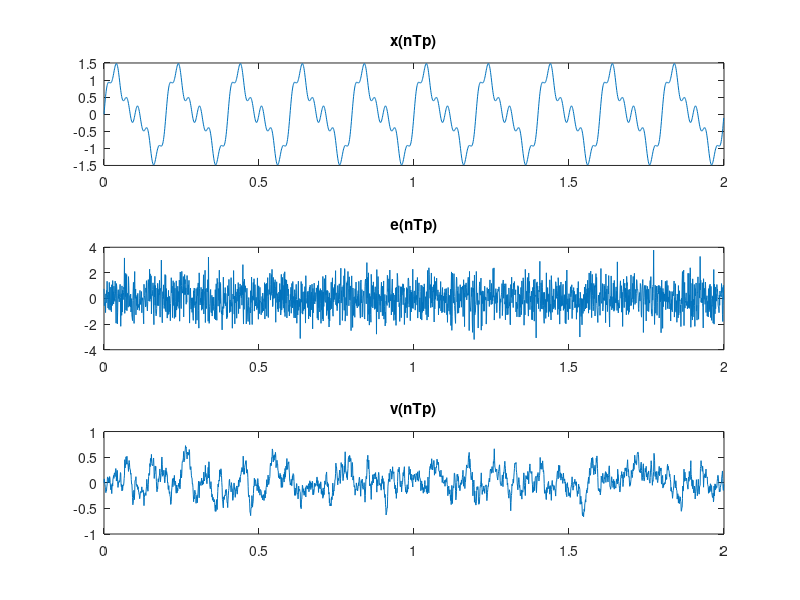
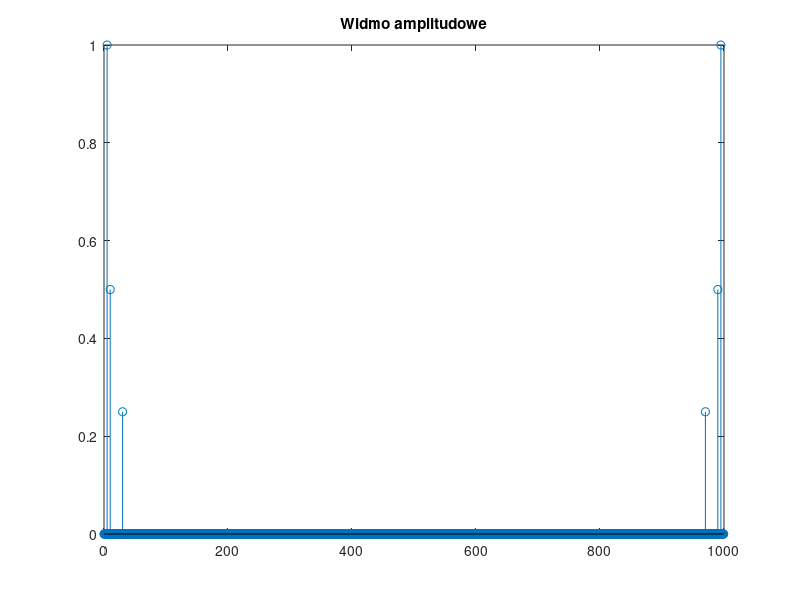

MATLAB code to generate these figures, in order: (Note: this script raises an error after producing the figures.)
close all; clear; clc;

N = 2000;
Tp = 0.001;
sig = sqrt(1);

n = 0:N-1;
t = n*Tp;

x = sin(2*pi * 5*t) + 0.5 * sin(2*pi * 10*t) + 0.25 * sin(2*pi * 30*t);
e = sig * randn(1, N);
H = tf(0.1, [1 -0.9], Tp);
v = lsim(H, e, t)';

figure
subplot(3, 1, 1)
plot(t, x)
title('x(nTp)')

subplot(3, 1, 2)
plot(t, e)
title('e(nTp)')

subplot(3, 1, 3)
plot(t, v)
title('v(nTp)')

widm = 2 * abs(Tp * fft(x)) / (N * Tp);
f = (0:N-1) / (N * Tp);

figure
stem(f, widm)
title('Widmo amplitudowe')

Enc = Tp * sum(x.^2);
Enf = sum(Tp / N * abs(fft(x)).^2);

Phi = Tp / N * abs(fft(e)).^2;

Mw = 100;
tau = -Mw:Mw;
wP = ones(size(tau));
wH = 0.5*(1+cos(tau * pi / Mw));
e_corr = zeros(size(tau));
for k=1:length(tau)
    e_corr(k) = Covar([e', e'], tau(k));
end

PhiS = zeros(1, N);
for k=0:N-1
    PhiS(k + 1) = Tp * sum(wP .* e_corr .* exp(-1j .* tau .* (2*pi/N) * k));
end

figure
subplot(2, 1, 1)
plot(f, Phi)
title('Metoda periodogramowa - e(nTp)')

subplot(2, 1, 2)
plot(f, abs(PhiS))
title('Metoda korelogramowa - e(nTp)')

Phi_v = Tp / N * abs(fft(v)).^2;

v_corr = zeros(size(tau));
for k=1:length(tau)
    v_corr(k) = Covar([v', v'], tau(k));
end

PhiS_v = zeros(1, N);
for k=0:N-1
    PhiS_v(k + 1) = Tp * sum(wP .* v_corr .* exp(-1j .* tau .* (2*pi/N) * k));
end

figure
subplot(2, 1, 1)
plot(f, Phi_v)
title('Metoda periodogramowa - v(nTp)')

subplot(2, 1, 2)
plot(f, abs(PhiS_v))
title('Metoda korelogramowa - v(nTp)')
